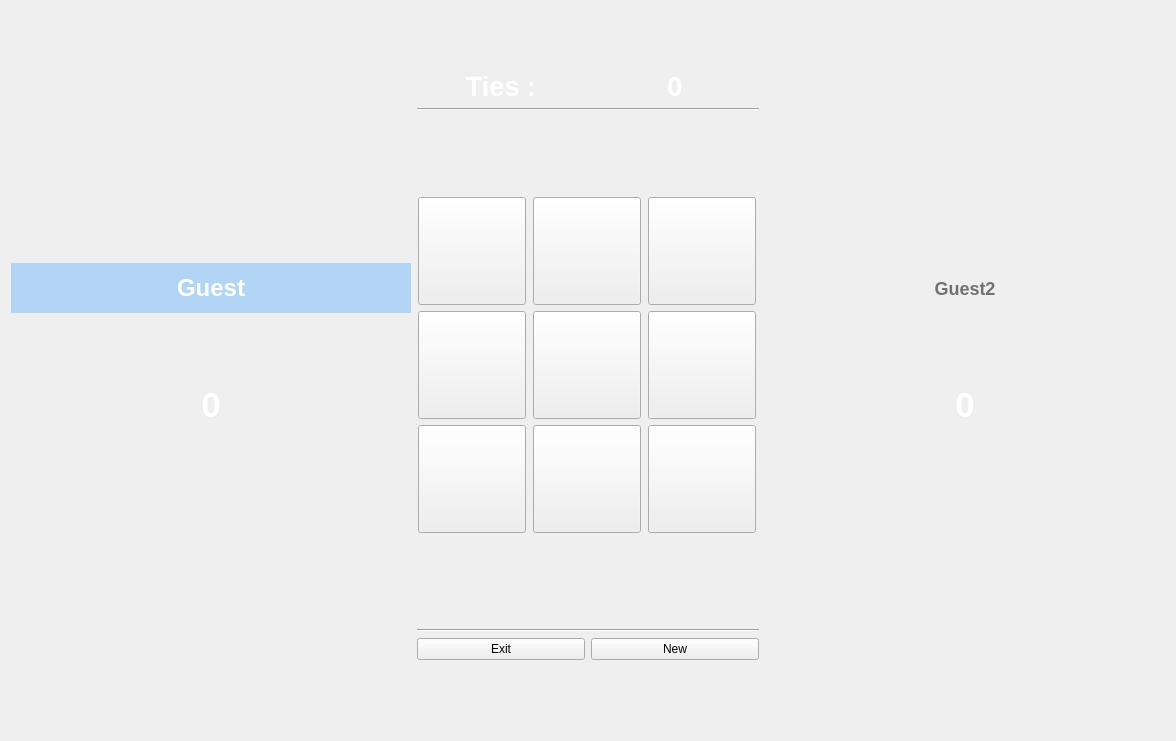
      <widget class="QWidget" name="board">
       <property name="sizePolicy">
        <sizepolicy hsizetype="Maximum" vsizetype="Maximum">
         <horstretch>0</horstretch>
         <verstretch>0</verstretch>
        </sizepolicy>
       </property>
       <layout class="QHBoxLayout" name="horizontalLayout_7">
        <item>
         <layout class="QGridLayout" name="gridLayout_10">
          <property name="sizeConstraint">
           <enum>QLayout::SetDefaultConstraint</enum>
          </property>
          <property name="leftMargin">
           <number>0</number>
          </property>
          <property name="topMargin">
           <number>0</number>
          </property>
          <property name="rightMargin">
           <number>0</number>
          </property>
          <property name="bottomMargin">
           <number>30</number>
          </property>
          <item row="2" column="0">
           <spacer name="horizontalSpacer_5">
            <property name="orientation">
             <enum>Qt::Horizontal</enum>
            </property>
            <property name="sizeType">
             <enum>QSizePolicy::Maximum</enum>
            </property>
            <property name="sizeHint" stdset="0">
             <size>
              <width>400</width>
              <height>20</height>
             </size>
            </property>
           </spacer>
          </item>
          <item row="8" column="0">
           <layout class="QVBoxLayout" name="verticalLayout_7">
            <item>
             <widget class="QLabel" name="label_40">
              <property name="sizePolicy">
               <sizepolicy hsizetype="Preferred" vsizetype="Maximum">
                <horstretch>0</horstretch>
                <verstretch>0</verstretch>
               </sizepolicy>
              </property>
              <property name="minimumSize">
               <size>
                <width>0</width>
                <height>50</height>
               </size>
              </property>
              <property name="font">
               <font>
                <pointsize>-1</pointsize>
                <bold>true</bold>
               </font>
              </property>
              <property name="styleSheet">
               <string notr="true">color:white;
font-weight:bold;
font-size:24px;
background-color:rgba(85, 170, 255, 100);</string>
              </property>
              <property name="text">
               <string>Guest</string>
              </property>
              <property name="alignment">
               <set>Qt::AlignCenter</set>
              </property>
             </widget>
            </item>
            <item>
             <widget class="QLabel" name="label_55">
              <property name="sizePolicy">
               <sizepolicy hsizetype="Preferred" vsizetype="Maximum">
                <horstretch>0</horstretch>
                <verstretch>0</verstretch>
               </sizepolicy>
              </property>
              <property name="font">
               <font>
                <pointsize>26</pointsize>
                <bold>true</bold>
               </font>
              </property>
              <property name="styleSheet">
               <string notr="true">color:white;</string>
              </property>
              <property name="text">
               <string>0</string>
              </property>
              <property name="alignment">
               <set>Qt::AlignCenter</set>
              </property>
             </widget>
            </item>
            <item>
             <spacer name="verticalSpacer_6">
              <property name="orientation">
               <enum>Qt::Vertical</enum>
              </property>
              <property name="sizeType">
               <enum>QSizePolicy::Maximum</enum>
              </property>
              <property name="sizeHint" stdset="0">
               <size>
                <width>20</width>
                <height>40</height>
               </size>
              </property>
             </spacer>
            </item>
           </layout>
          </item>
          <item row="5" column="1">
           <widget class="Line" name="line_24">
            <property name="orientation">
             <enum>Qt::Horizontal</enum>
            </property>
           </widget>
          </item>
          <item row="2" column="1">
           <layout class="QHBoxLayout" name="horizontalLayout_11">
            <item>
             <widget class="QLabel" name="label_14">
              <property name="font">
               <font>
                <pointsize>20</pointsize>
                <bold>true</bold>
               </font>
              </property>
              <property name="styleSheet">
               <string notr="true">color:white;</string>
              </property>
              <property name="text">
               <string>Ties :</string>
              </property>
              <property name="alignment">
               <set>Qt::AlignCenter</set>
              </property>
             </widget>
            </item>
            <item>
             <widget class="QLabel" name="label_53">
              <property name="font">
               <font>
                <pointsize>20</pointsize>
                <bold>true</bold>
               </font>
              </property>
              <property name="styleSheet">
               <string notr="true">color:white;</string>
              </property>
              <property name="text">
               <string>0</string>
              </property>
              <property name="alignment">
               <set>Qt::AlignCenter</set>
              </property>
             </widget>
            </item>
           </layout>
          </item>
          <item row="13" column="0">
           <layout class="QHBoxLayout" name="horizontalLayout_23"/>
          </item>
          <item row="7" column="1">
           <spacer name="verticalSpacer_10">
            <property name="orientation">
             <enum>Qt::Vertical</enum>
            </property>
            <property name="sizeHint" stdset="0">
             <size>
              <width>20</width>
              <height>40</height>
             </size>
            </property>
           </spacer>
          </item>
          <item row="14" column="1">
           <spacer name="verticalSpacer_52">
            <property name="orientation">
             <enum>Qt::Vertical</enum>
            </property>
            <property name="sizeHint" stdset="0">
             <size>
              <width>20</width>
              <height>40</height>
             </size>
            </property>
           </spacer>
          </item>
          <item row="11" column="1">
           <layout class="QHBoxLayout" name="horizontalLayout_8">
            <item>
             <spacer name="verticalSpacer_8">
              <property name="orientation">
               <enum>Qt::Vertical</enum>
              </property>
              <property name="sizeType">
               <enum>QSizePolicy::Maximum</enum>
              </property>
              <property name="sizeHint" stdset="0">
               <size>
                <width>20</width>
                <height>50</height>
               </size>
              </property>
             </spacer>
            </item>
           </layout>
          </item>
          <item row="13" column="2">
           <layout class="QHBoxLayout" name="horizontalLayout_22"/>
          </item>
          <item row="8" column="2">
           <layout class="QVBoxLayout" name="verticalLayout_8">
            <item>
             <widget class="QLabel" name="label">
              <property name="sizePolicy">
               <sizepolicy hsizetype="Preferred" vsizetype="Maximum">
                <horstretch>0</horstretch>
                <verstretch>0</verstretch>
               </sizepolicy>
              </property>
              <property name="minimumSize">
               <size>
                <width>0</width>
                <height>50</height>
               </size>
              </property>
              <property name="font">
               <font>
                <family>Segoe UI</family>
                <pointsize>-1</pointsize>
                <italic>false</italic>
                <bold>true</bold>
               </font>
              </property>
              <property name="styleSheet">
               <string notr="true">color:rgb(113, 113, 113);
font-weight:bold;
font-size:18px;
background-color:rgba(85, 170, 255, 0);</string>
              </property>
              <property name="text">
               <string>Guest2</string>
              </property>
              <property name="alignment">
               <set>Qt::AlignCenter</set>
              </property>
             </widget>
            </item>
            <item>
             <widget class="QLabel" name="label_54">
              <property name="sizePolicy">
               <sizepolicy hsizetype="Preferred" vsizetype="Maximum">
                <horstretch>0</horstretch>
                <verstretch>0</verstretch>
               </sizepolicy>
              </property>
              <property name="font">
               <font>
                <pointsize>26</pointsize>
                <bold>true</bold>
               </font>
              </property>
              <property name="styleSheet">
               <string notr="true">color:white;</string>
              </property>
              <property name="text">
               <string>0</string>
              </property>
              <property name="alignment">
               <set>Qt::AlignCenter</set>
              </property>
             </widget>
            </item>
            <item>
             <spacer name="verticalSpacer_54">
              <property name="orientation">
               <enum>Qt::Vertical</enum>
              </property>
              <property name="sizeType">
               <enum>QSizePolicy::Maximum</enum>
              </property>
              <property name="sizeHint" stdset="0">
               <size>
                <width>20</width>
                <height>40</height>
               </size>
              </property>
             </spacer>
            </item>
           </layout>
          </item>
          <item row="6" column="1">
           <spacer name="verticalSpacer_51">
            <property name="orientation">
             <enum>Qt::Vertical</enum>
            </property>
            <property name="sizeHint" stdset="0">
             <size>
              <width>20</width>
              <height>40</height>
             </size>
            </property>
           </spacer>
          </item>
          <item row="9" column="1">
           <spacer name="verticalSpacer_11">
            <property name="orientation">
             <enum>Qt::Vertical</enum>
            </property>
            <property name="sizeType">
             <enum>QSizePolicy::Maximum</enum>
            </property>
            <property name="sizeHint" stdset="0">
             <size>
              <width>20</width>
              <height>40</height>
             </size>
            </property>
           </spacer>
          </item>
          <item row="2" column="2">
           <spacer name="horizontalSpacer_6">
            <property name="orientation">
             <enum>Qt::Horizontal</enum>
            </property>
            <property name="sizeType">
             <enum>QSizePolicy::Maximum</enum>
            </property>
            <property name="sizeHint" stdset="0">
             <size>
              <width>400</width>
              <height>20</height>
             </size>
            </property>
           </spacer>
          </item>
          <item row="0" column="1">
           <spacer name="verticalSpacer_9">
            <property name="orientation">
             <enum>Qt::Vertical</enum>
            </property>
            <property name="sizeHint" stdset="0">
             <size>
              <width>20</width>
              <height>60</height>
             </size>
            </property>
           </spacer>
          </item>
          <item row="8" column="1">
           <layout class="QGridLayout" name="gridLayout_9">
            <property name="sizeConstraint">
             <enum>QLayout::SetDefaultConstraint</enum>
            </property>
            <item row="2" column="2">
             <widget class="QPushButton" name="b3">
              <property name="minimumSize">
               <size>
                <width>120</width>
                <height>120</height>
               </size>
              </property>
              <property name="styleSheet">
               <string notr="true">min-width:100px;
min-height:100px;
font-size:35px;
font-weight:bold;</string>
              </property>
              <property name="text">
               <string/>
              </property>
             </widget>
            </item>
            <item row="1" column="0">
             <widget class="QPushButton" name="b1">
              <property name="sizePolicy">
               <sizepolicy hsizetype="Maximum" vsizetype="Maximum">
                <horstretch>0</horstretch>
                <verstretch>0</verstretch>
               </sizepolicy>
              </property>
              <property name="minimumSize">
               <size>
                <width>120</width>
                <height>120</height>
               </size>
              </property>
              <property name="styleSheet">
               <string notr="true">min-width:100px;
min-height:100px;
font-size:35px;
font-weight:bold;</string>
              </property>
              <property name="text">
               <string/>
              </property>
             </widget>
            </item>
            <item row="1" column="1">
             <widget class="QPushButton" name="b6">
              <property name="sizePolicy">
               <sizepolicy hsizetype="Maximum" vsizetype="Maximum">
                <horstretch>0</horstretch>
                <verstretch>0</verstretch>
               </sizepolicy>
              </property>
              <property name="minimumSize">
               <size>
                <width>120</width>
                <height>120</height>
               </size>
              </property>
              <property name="styleSheet">
               <string notr="true">min-width:100px;
min-height:100px;
font-size:35px;
font-weight:bold;</string>
              </property>
              <property name="text">
               <string/>
              </property>
             </widget>
            </item>
            <item row="0" column="1">
             <widget class="QPushButton" name="b2">
              <property name="sizePolicy">
               <sizepolicy hsizetype="Maximum" vsizetype="Maximum">
                <horstretch>0</horstretch>
                <verstretch>0</verstretch>
               </sizepolicy>
              </property>
              <property name="minimumSize">
               <size>
                <width>120</width>
                <height>120</height>
               </size>
              </property>
              <property name="styleSheet">
               <string notr="true">min-width:100px;
min-height:100px;
font-size:35px;
font-weight:bold;</string>
              </property>
              <property name="text">
               <string/>
              </property>
             </widget>
            </item>
            <item row="0" column="2">
             <widget class="QPushButton" name="b7">
              <property name="sizePolicy">
               <sizepolicy hsizetype="Maximum" vsizetype="Maximum">
                <horstretch>0</horstretch>
                <verstretch>0</verstretch>
               </sizepolicy>
              </property>
              <property name="minimumSize">
               <size>
                <width>120</width>
                <height>120</height>
               </size>
              </property>
              <property name="styleSheet">
               <string notr="true">min-width:100px;
min-height:100px;
font-size:35px;
font-weight:bold;</string>
              </property>
              <property name="text">
               <string/>
              </property>
             </widget>
            </item>
            <item row="2" column="0">
             <widget class="QPushButton" name="b4">
              <property name="sizePolicy">
               <sizepolicy hsizetype="Maximum" vsizetype="Maximum">
                <horstretch>0</horstretch>
                <verstretch>0</verstretch>
               </sizepolicy>
              </property>
              <property name="minimumSize">
               <size>
                <width>120</width>
                <height>120</height>
               </size>
              </property>
              <property name="styleSheet">
               <string notr="true">min-width:100px;
min-height:100px;
font-size:35px;
font-weight:bold;</string>
              </property>
              <property name="text">
               <string/>
              </property>
             </widget>
            </item>
            <item row="0" column="0">
             <widget class="QPushButton" name="b0">
              <property name="sizePolicy">
               <sizepolicy hsizetype="Maximum" vsizetype="Maximum">
                <horstretch>0</horstretch>
                <verstretch>0</verstretch>
               </sizepolicy>
              </property>
              <property name="minimumSize">
               <size>
                <width>120</width>
                <height>120</height>
               </size>
              </property>
              <property name="styleSheet">
               <string notr="true">min-width:100px;
min-height:100px;
font-size:35px;
font-weight:bold;</string>
              </property>
              <property name="text">
               <string/>
              </property>
             </widget>
            </item>
            <item row="2" column="1">
             <widget class="QPushButton" name="b8">
              <property name="sizePolicy">
               <sizepolicy hsizetype="Maximum" vsizetype="Maximum">
                <horstretch>0</horstretch>
                <verstretch>0</verstretch>
               </sizepolicy>
              </property>
              <property name="minimumSize">
               <size>
                <width>120</width>
                <height>120</height>
               </size>
              </property>
              <property name="styleSheet">
               <string notr="true">min-width:100px;
min-height:100px;
font-size:35px;
font-weight:bold;</string>
              </property>
              <property name="text">
               <string/>
              </property>
             </widget>
            </item>
            <item row="1" column="2">
             <widget class="QPushButton" name="b5">
              <property name="minimumSize">
               <size>
                <width>120</width>
                <height>120</height>
               </size>
              </property>
              <property name="styleSheet">
               <string notr="true">min-width:100px;
min-height:100px;
font-size:35px;
font-weight:bold;</string>
              </property>
              <property name="text">
               <string/>
              </property>
             </widget>
            </item>
           </layout>
          </item>
          <item row="13" column="1">
           <layout class="QHBoxLayout" name="horizontalLayout_31">
            <item>
             <widget class="QPushButton" name="pushButton_back_from_board_to_main">
              <property name="sizePolicy">
               <sizepolicy hsizetype="Maximum" vsizetype="Fixed">
                <horstretch>0</horstretch>
                <verstretch>0</verstretch>
               </sizepolicy>
              </property>
              <property name="styleSheet">
               <string notr="true">min-width:160;</string>
              </property>
              <property name="text">
               <string>Exit</string>
              </property>
             </widget>
            </item>
            <item>
             <widget class="QPushButton" name="pushButton_16">
              <property name="sizePolicy">
               <sizepolicy hsizetype="Maximum" vsizetype="Fixed">
                <horstretch>0</horstretch>
                <verstretch>0</verstretch>
               </sizepolicy>
              </property>
              <property name="styleSheet">
               <string notr="true">min-width:160;
</string>
              </property>
              <property name="text">
               <string>New</string>
              </property>
             </widget>
            </item>
           </layout>
          </item>
          <item row="12" column="1">
           <widget class="Line" name="line_25">
            <property name="orientation">
             <enum>Qt::Horizontal</enum>
            </property>
           </widget>
          </item>
         </layout>
        </item>
       </layout>
      </widget>
